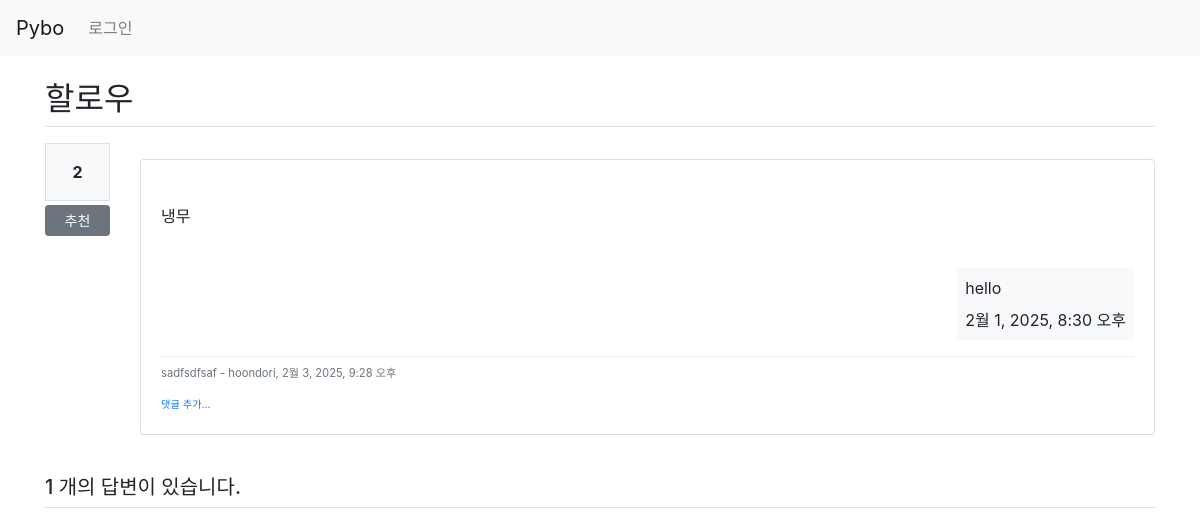
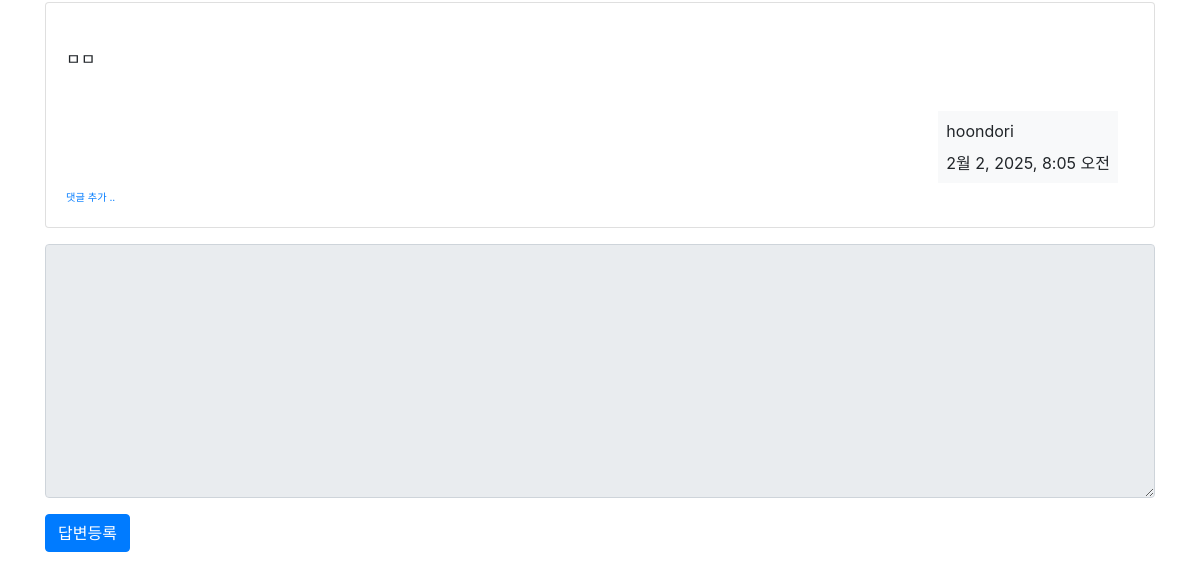
Before: /pybo/306/ with the older database file (2 pictures, top to bottom).
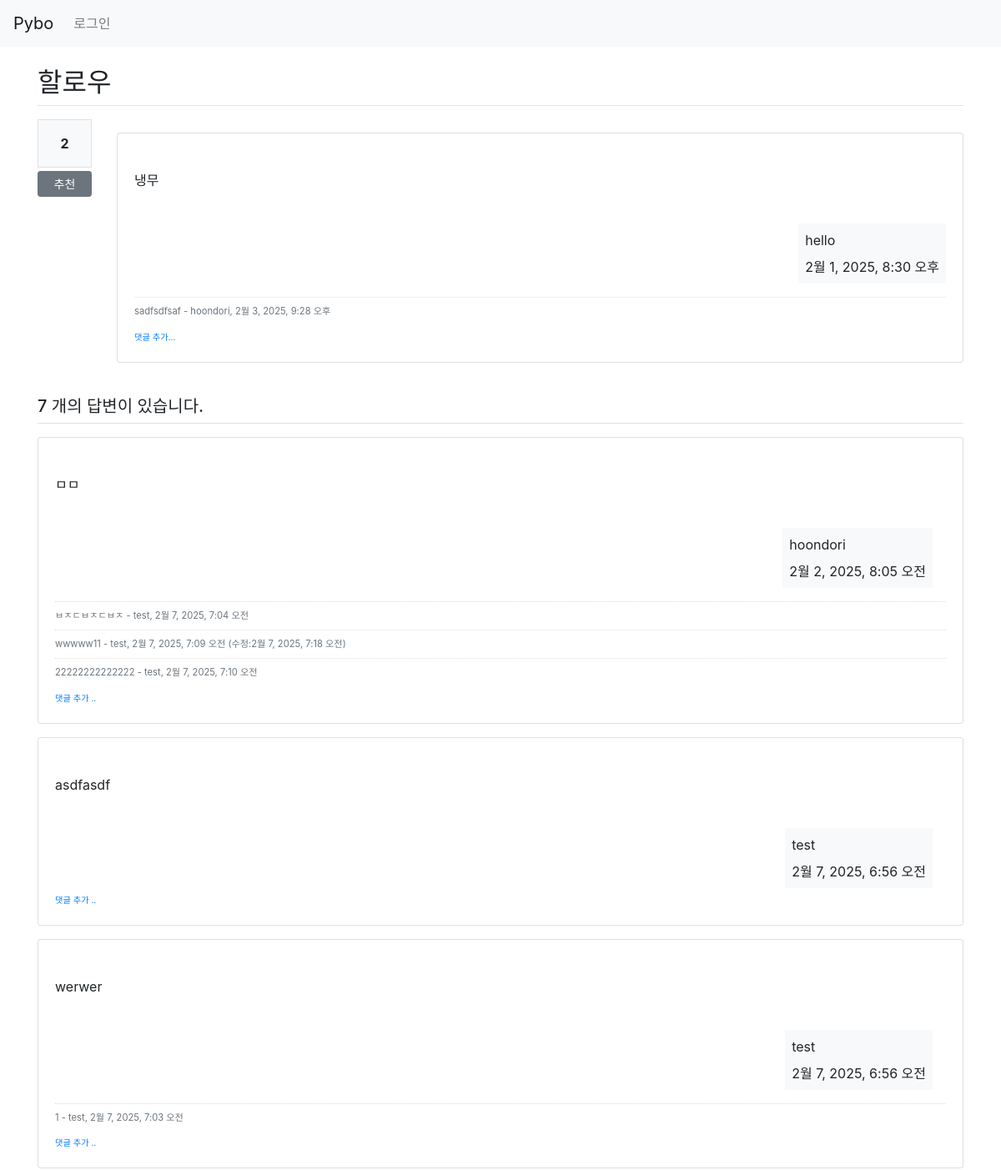
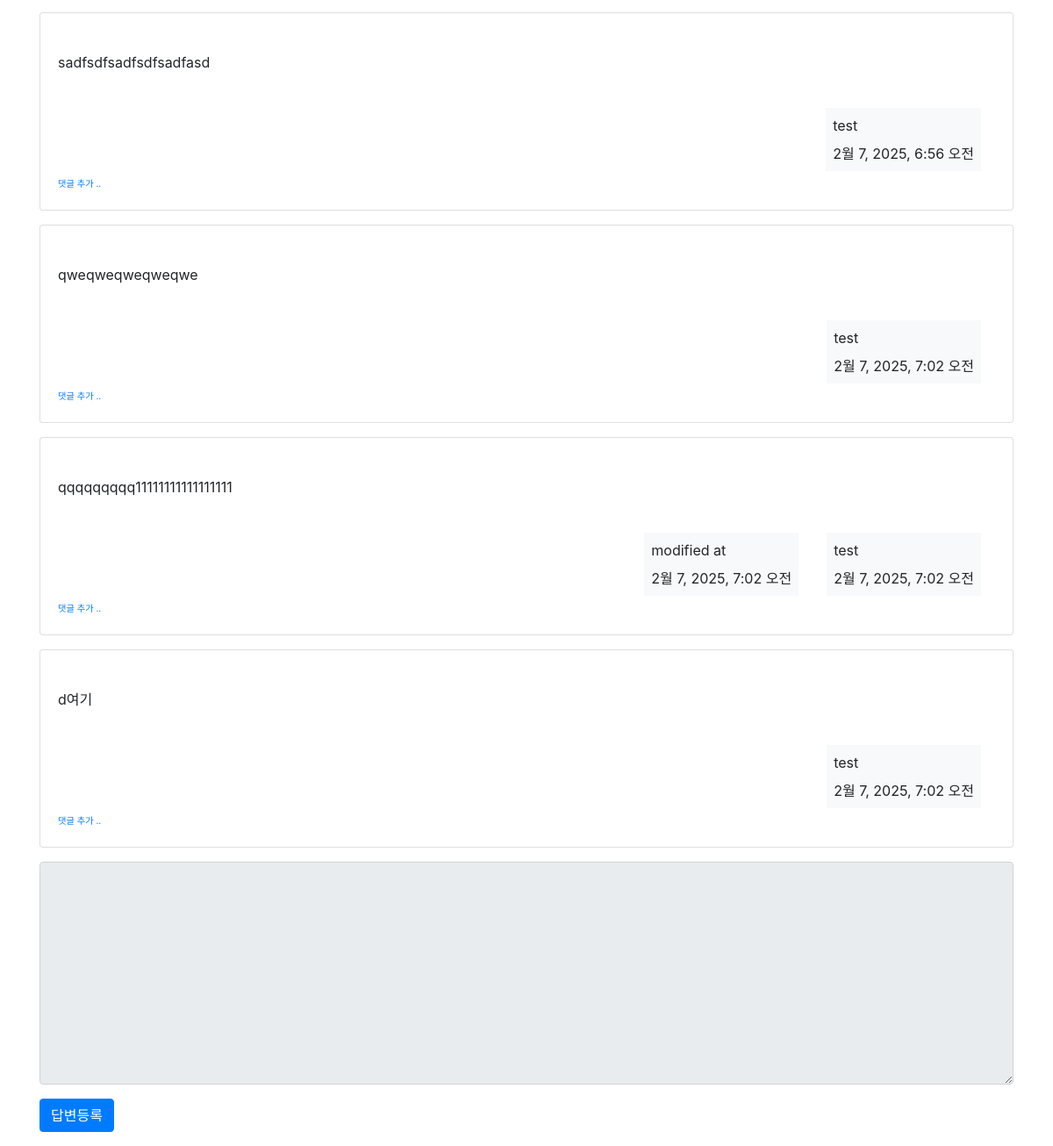
After: the same page with the newer database file (2 pictures, top to bottom).
### pybo/models.py (models this page shows, shortened)
class Comment(models.Model):
    author = models.ForeignKey(User, on_delete=models.CASCADE)
    content = models.TextField()
    create_date = models.DateTimeField()
    modify_date = models.DateTimeField(null=True, blank=True)
    question = models.ForeignKey(Question, null=True, blank=True, on_delete=models.CASCADE)
    answer = models.ForeignKey(Answer, null=True, blank=True, on_delete=models.CASCADE)

class Question(models.Model):
    subject = models.CharField(max_length=200)
    content = models.TextField()
    create_date = models.DateTimeField()
    author = models.ForeignKey(User, on_delete=models.CASCADE, related_name="author_question")
    modify_date = models.DateTimeField(null=True, blank=True)
    voter = models.ManyToManyField(User, related_name="voter_question")

class Answer(models.Model):
    question = models.ForeignKey(Question, on_delete=models.CASCADE)
    content = models.TextField()
    create_date = models.DateTimeField()
    author = models.ForeignKey(User, on_delete=models.CASCADE, related_name="author_answer")
    modify_date = models.DateTimeField(null=True, blank=True)
    voter = models.ManyToManyField(User, related_name="voter_answer")

### pybo/views/base_views.py (the view)
# urls.py: path('<int:question_id>/', base_views.detail, name='detail'),
def detail(request, question_id):
    question = get_object_or_404(Question, pk=question_id)
    context = {'question': question}
    return render(request, 'pybo/question_detail.html', context)

### pybo/templatetags/pybo_filter.py (called while the page is built)
@register.filter()
def mark(value):
    extensions = ["nl2br", "fenced_code"]
    return mark_safe(markdown.markdown(value, extensions=extensions))

### templates/pybo/question_detail.html (shortened to what the changed rows need)
{% extends 'base.html' %}
{% load pybo_filter %}
{% block content %}
<div class="container my-3">
    <h2 class="border-bottom py-2">{{question.subject}}</h2>
    <div class="row my-3">
        <div class="col-1">
            <div class="bg-light text-center p-3 border font-weight-bolder mb-1">
                {{ question.voter.count }}
            </div>
            <a href="#" data-uri="{% url 'pybo:vote_question' question.id %}"
               class="recommend btn btn-sm btn-secondary btn-block my-1">추천</a>
        </div>
        <div class="col-11">
            <div class="card my-3">
                <div class="card-body">
                    <div class="card-text" style="white-space: pre-line;">
                        {{ question.content|mark }}
                    </div>
                    <div class="d-flex justify-content-end">
                        <div class="badge-light p-2 text-left">
                            <div class="mb-2">{{ question.author.username }}</div>
                            <div>{{ question.create_date }}</div>
                        </div>
                    </div>
                    {% if question.comment_set.count > 0 %}
                    <div class="mt-3">
                    {% for comment in question.comment_set.all %}
                        <div class="comment py-2 text-muted">
                            <span style="white-space: preline;">{{comment.content}}</span>
                            <span>
                                - {{comment.author}}, {{comment.create_date}}
                            </span>
                        </div>
                    {% endfor %}
                    </div>
                    {% endif %}
                </div>
            </div>
        </div>
    </div>
    <h5 class="border-bottom my-3 py-2">
        {{question.answer_set.count}} 개의 답변이 있습니다.
    </h5>
    {% for answer in question.answer_set.all %}
    <div class="card my-3">
        <div class="card-body">
            <div class="card-text" style="white-space: pre-line">
                {{ answer.content|mark }}
            </div>
            <div class="d-flex justify-content-end">
                {% if answer.modify_date %}
                <div class="badge-light p-2 text-left mx-3">
                    <div class="mb-2">modified at</div>
                    <div>{{ answer.modify_date }}</div>
                </div>
                {% endif %}
                <div class="badge-light p-2 text-left mx-3">
                    <div class="mb-2">{{ answer.author.username }}</div>
                    <div>{{ answer.create_date }}</div>
                </div>
            </div>
            {% if answer.comment_set.count > 0 %}
            <div class="mt-3">
            {% for comment in answer.comment_set.all %}
                <div class="comment py-2 text-muted">
                    <span style="white-space: pre-line;">{{ comment.content }}</span>
                    <span>
                        - {{ comment.author }}, {{ comment.create_date }}
                        {% if comment.modify_date %}
                        (수정:{{ comment.modify_date }})
                        {% endif %}
                    </span>
                </div>
            {% endfor %}
            </div>
            {% endif %}
            <div>
                <a href="{% url 'pybo:comment_create_answer' answer.id  %}"
                   class="small"><small>댓글 추가 ..</small></a>
            </div>
        </div>
    </div>
    {% endfor %}
    <form action="{% url 'pybo:answer_create' question.id %}" method="post" class="my-3">
        <div class="form-group">
        </div>
        <input type="submit" value="답변등록" class="btn btn-primary">
    </form>
</div>
{% endblock %}

Changed rows visible on the page:
computed for Question "할로우": answer_set.count "1" → "7"
added Comment: content "ㅂㅈㄷㅂㅈㄷㅂㅈ", author "test", create_date "2월 7, 2025, 7:04 오전", shown under Answer "ㅁㅁ"
added Comment: content "wwwww11", author "test", create_date "2월 7, 2025, 7:09 오전", modify_date "2월 7, 2025, 7:18 오전", shown under Answer "ㅁㅁ"
added Comment: content "22222222222222", author "test", create_date "2월 7, 2025, 7:10 오전", shown under Answer "ㅁㅁ"
added Answer: content|mark "asdfasdf", author.username "test", create_date "2월 7, 2025, 6:56 오전"
added Answer: content|mark "werwer", author.username "test", create_date "2월 7, 2025, 6:56 오전"
added Comment: content "1", author "test", create_date "2월 7, 2025, 7:03 오전", shown under "werwer"
added Answer: content|mark "sadfsdfsadfsdfsadfasd", author.username "test", create_date "2월 7, 2025, 6:56 오전"
added Answer: content|mark "qweqweqweqweqwe", author.username "test", create_date "2월 7, 2025, 7:02 오전"
added Answer: content|mark "qqqqqqqqq11111111111111111", modify_date "2월 7, 2025, 7:02 오전", author.username "test", create_date "2월 7, 2025, 7:02 오전"
added Answer: content|mark "d여기", author.username "test", create_date "2월 7, 2025, 7:02 오전"
